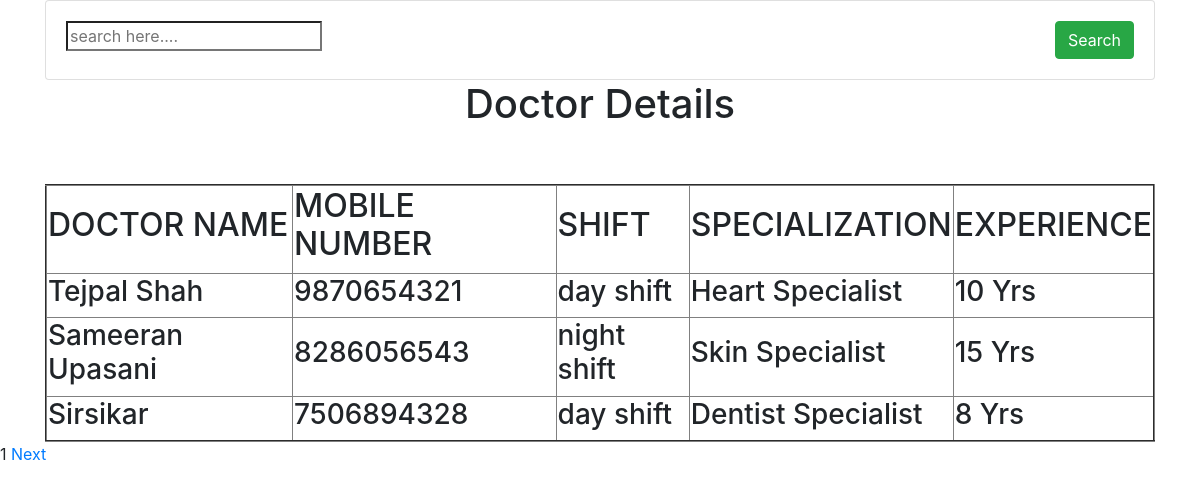
The app's page /read/ with its own data.
### testapp/models.py (models this page shows, shortened)
class Doctor(models.Model):
    doctor_name=models.CharField(max_length=150)
    mobile_no=models.IntegerField()
    shift_choices=(
    ('day shift','Day Shift'),
    ('night shift','Night Shift')
    )
    shift=models.CharField(max_length=30,choices=shift_choices)
    specialization=models.CharField(max_length=100)
    experience=models.CharField(max_length=50)

### testapp/views.py (the view)
# urls.py: path('read/', views.doctor_read_view,name='read_data'),
def doctor_read_view(request):
    doc_list=Doctor.objects.all()
    paginator=Paginator(doc_list,3)
    page_number=request.GET.get('page')
    page_obj=paginator.get_page(page_number)
    dname=request.GET.get('dname')
    if dname!='' and dname is not None:
        page_obj=doc_list.filter(doctor_name__contains=dname)
    my_dict={'page_obj':page_obj}
    return render(request,'doctorread.html',my_dict)

### Template/doctorread.html (shortened to what this page needs)
{% load static %}
<!DOCTYPE html>
<html lang="en" dir="ltr">
  <head>
    <link rel="stylesheet" href="{% static "style.css"%}">
    <link rel="stylesheet" href="https://maxcdn.bootstrapcdn.com/bootstrap/4.0.0/css/bootstrap.min.css">
  </head>
  <body>
    <div class="container">
  <div class="row">
    <div class="col-md-12">
      <form class="card">
        <div class="card-body">
          <div class="row">
            <div class="col">
              <input type="search" name="name" value="" placeholder="search here....">
            </div>
            <div class="col-auto">
              <button type="search" name="button" class="btn btn-success">Search</button>
            </div>
          </div>
        </div>
      </form>
    </div>
  </div>
</div>
    <div class="container" align="center">
      <h1>Doctor Details</h1><br><br>
      <table border="2px">
        <tbody>
          <thead>
            <th><h2>DOCTOR NAME</h2></th>
            <th><h2>MOBILE NUMBER</h2></th>
            <th><h2>SHIFT</h2></th>
            <th><h2>SPECIALIZATION</h2></th>
            <th><h2>EXPERIENCE</h2></th>
          </thead>
          {% for i in page_obj %}
          <tr>
            <td><h3>{{i.doctor_name}}</h3></td>
            <td><h3>{{i.mobile_no}}</h3></td>
            <td><h3>{{i.shift}}</h3></td>
            <td><h3>{{i.specialization}}</h3></td>
            <td><h3>{{i.experience}}</h3></td>
          </tr>
          {% endfor %}
        </tbody>
      </table>
      </div>
        <div id="pagee">
            {{page_obj.number}}
          {% if page_obj.has_next %}
          <a href="?page={{page_obj.next_page_number}}">Next</a>
          {% endif %}
        </div>
</body>
</html>

### Static/style.css (style rules this page uses)
body { background-color: orange; height: 100%; background-repeat: no-repeat; background-size: cover; }

### records on screen
Doctor: doctor_name "Tejpal Shah", mobile_no "9870654321", shift "day shift", specialization "Heart Specialist", experience "10 Yrs"
Doctor: doctor_name "Sameeran Upasani", mobile_no "8286056543", shift "night shift", specialization "Skin Specialist", experience "15 Yrs"
Doctor: doctor_name "Sirsikar", mobile_no "7506894328", shift "day shift", specialization "Dentist Specialist", experience "8 Yrs"

### other values on screen
{{ page_obj.number }} "1"
